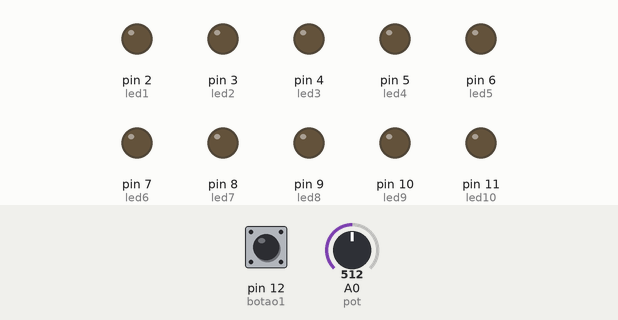
Recording of a sketch running on a simulated Arduino Uno, built with avr-gcc and run on an emulated ATmega328P. Parts: output pins drawn as LEDs (lit = HIGH). The test bench sets the inputs (shaded band); at power-on: pin 12 (botao1) LOW, A0 (pot) = 512.

Above: at 1.2 s.
1.3 s: pin 12 (botao1) pulled HIGH for 0.15 s
At 2.2 s:
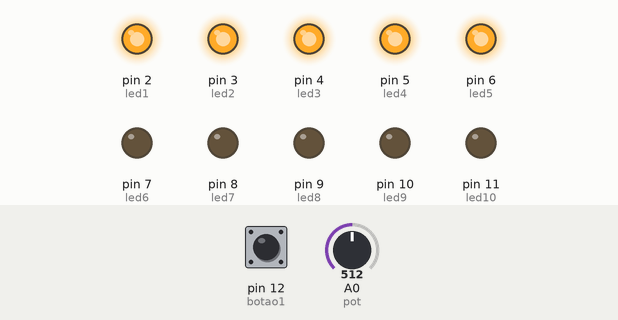
Timing chart, 0 to 4.3 s (numbered marks = the images above; inputs shaded):
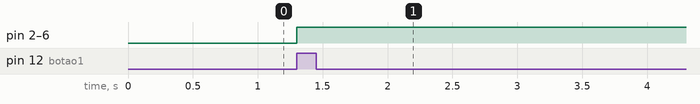

Measured:
- after the input at 1.3 s, pin 2 (led1), pin 3 (led2), pin 4 (led3), pin 5 (led4), pin 6 (led5): LOW → HIGH at once

The sketch:

codigo.ino
```cpp
const int botao1 = 12;
const int led1 = 2;
const int led2 = 3;
const int led3 = 4;
const int led4 = 5;
const int led5 = 6;
const int led6 = 7;
const int led7 = 8;
const int led8 = 9;
const int led9 = 10;
const int led10 = 11;

const int pot = 0;

int var = 0;

int valor1;


void setup()
 {
  pinMode(botao1, INPUT);
  pinMode(led1, OUTPUT);
  pinMode(led2, OUTPUT);
  pinMode(led3, OUTPUT);
  pinMode(led4, OUTPUT);
  pinMode(led5, OUTPUT);
  pinMode(led6, OUTPUT);
  pinMode(led7, OUTPUT);
  pinMode(led8, OUTPUT);
  pinMode(led9, OUTPUT);
  pinMode(led10, OUTPUT);

  Serial.begin(9600);
 }

 void loop()
 {
   var=analogRead(pot);

   valor1 = digitalRead(botao1);
   if(valor1){

  if(var > 100){
    digitalWrite(led1, HIGH);
  }else{
    digitalWrite(led1, LOW);
  }

   if(var > 200){
    digitalWrite(led2, HIGH);
  }else{
    digitalWrite(led2, LOW);
  }

   if(var > 300){
    digitalWrite(led3, HIGH);
  }else{
    digitalWrite(led3, LOW);
  }

   if(var > 400){
    digitalWrite(led4, HIGH);
  }else{
    digitalWrite(led4, LOW);
  }

   if(var > 500){
    digitalWrite(led5, HIGH);
  }else{
    digitalWrite(led5, LOW);
  }

   if(var > 600){
    digitalWrite(led6, HIGH);
  }else{
    digitalWrite(led6, LOW);
   }
   if(var > 700){
    digitalWrite(led7, HIGH);
  }else{
    digitalWrite(led7, LOW);
  }

   if(var > 800){
    digitalWrite(led8, HIGH);
  }else{
    digitalWrite(led8, LOW);
  }

  if(var > 900){
    digitalWrite(led9, HIGH);
  }else{
    digitalWrite(led9, LOW);
  }

  if(var > 1000){
    digitalWrite(led10, HIGH);
  }else{
    digitalWrite(led10, LOW);
  }
  delay(200);
   }
}
```
